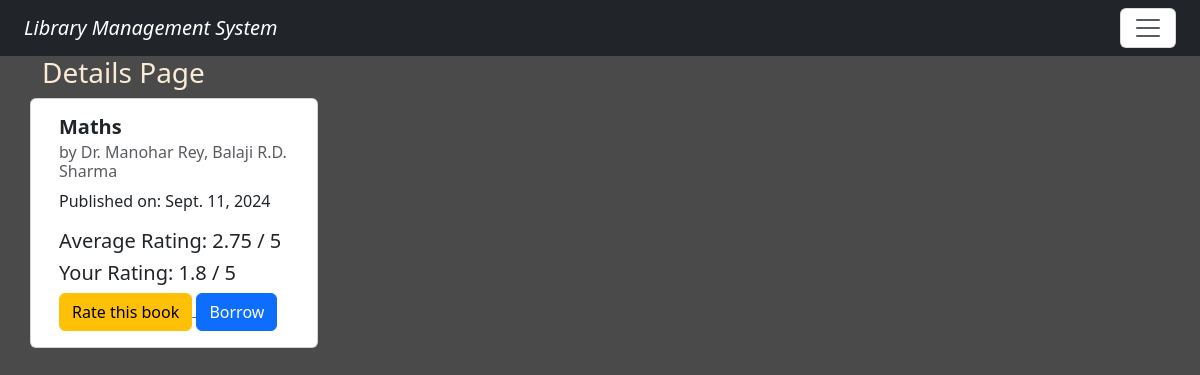
The app's page /book_detail/3/ (signed in) with its own data.
### library/models.py (models this page shows, shortened)
class Book(models.Model):
    book_name = models.CharField(max_length=100)
    authors = models.ManyToManyField(Author)
    publish_date = models.DateField(null=True, blank=True)
    book_rating = models.FloatField(validators=[MinValueValidator(0), MaxValueValidator(5)], default=0.0)
    available_copies = models.IntegerField(default=1)
    book_sr_no = models.CharField(max_length=10, unique=True)
    total_copies = models.PositiveBigIntegerField(default=1)
    status = models.CharField(max_length=10, default='available')
    def average_rating(self):
        ratings = self.ratings.all()  # This will now work because of related_name='ratings'
        if ratings.exists():
            total_rating = sum(rating.rating for rating in ratings)
            return total_rating / ratings.count()
        return 0.0

class Author(models.Model):
    author_name = models.CharField(max_length=100)

class BookRating(models.Model):
    user = models.ForeignKey(User, on_delete=models.CASCADE)  # Link to the user who rated
    book = models.ForeignKey(Book, on_delete=models.CASCADE, related_name='ratings')  # Link to the book being rated with related_name='ratings'
    rating = models.FloatField(validators=[MinValueValidator(0), MaxValueValidator(5)])  # Rating value (0-5)
    created_at = models.DateTimeField(auto_now_add=True)  # Timestamp for when the rating was created
    class Meta:
        constraints = [
            UniqueConstraint(fields=['user', 'book'], name='unique_user_book_rating')  # Ensure each user can rate the book only once
        ]

### library/views.py (the view)
# urls.py: path('book_detail/<int:pk>/', views.book_detail, name = 'book_detail'),
def book_detail(request, pk):
    book=Book.objects.get(pk=pk)
    user_rating = BookRating.objects.filter(book=book, user=request.user).first()
    user_has_borrowed = book.borrowrecord_set.filter(user=request.user, is_returned=False).exists()
    borrowed_books_count = BorrowRecord.objects.filter(user=request.user, is_returned=False).values('book').distinct().count()
    user_reached_limit = borrowed_books_count >=5
    if request.method=='POST':
        text=request.POST.get('text')
        if text:
            Comment.objects.create(user=request.user,book=book,text=text)
            return redirect('viewsbook',pk=pk)
    return render(request,'book_detail.html',{'book':book , 'user_has_borrowed':user_has_borrowed ,'user_reached_limit':user_reached_limit, 'user_rating' : user_rating})

### library/templates/book_detail.html (shortened to what this page needs)
{% extends 'base.html' %}
{% block content %}
    <h3>Details Page</h3>
    <div class="card" style="width: 18rem;">
        <div class="card-body">
            <h5 class="card-title"><strong>{{ book.book_name }}</strong></h5>
            <h6 class="card-subtitle mb-2 text-body-secondary">by
                {% for auth in book.authors.all %}
                    {{ auth.author_name }}
                {% endfor %}
            </h6>
            <p class="card-text">Published on: {{ book.publish_date }}</p>
            <h5>Average Rating: {{ book.average_rating }} / 5</h5>
            {% if user_rating %}
                <h5>Your Rating: {{ user_rating.rating }} / 5</h5>
            {% else %}
                <p>You have not rated this book yet.</p>
            {% endif %}
            <a href="{% url 'rate_book' book.id %}">
                <input type="submit" value="Rate this book" class="btn btn-warning">
            </a>
            {% if book.available_copies > 0 and not user_has_borrowed and not user_reached_limit %}
            <a href="{% url 'borrow_book' book.id %}" class="btn btn-primary">Borrow</a>
        {% elif user_reached_limit %}
                <p class="text-danger">You have reached the borrowing limit (5 books).</p>
        {% endif %}
        </div>
    </div>
{% endblock content %}

### library/static/css/style.css (style rules this page uses)
body { background-color: rgb(75,74,74); color : antiquewhite; }

### records on screen
Book: book_name "Maths", publish_date "Sept. 11, 2024", average_rating "2.75"
Author: author_name "Dr. Manohar Rey, Balaji"
Author: author_name "R.D. Sharma"
BookRating: rating "1.8"
